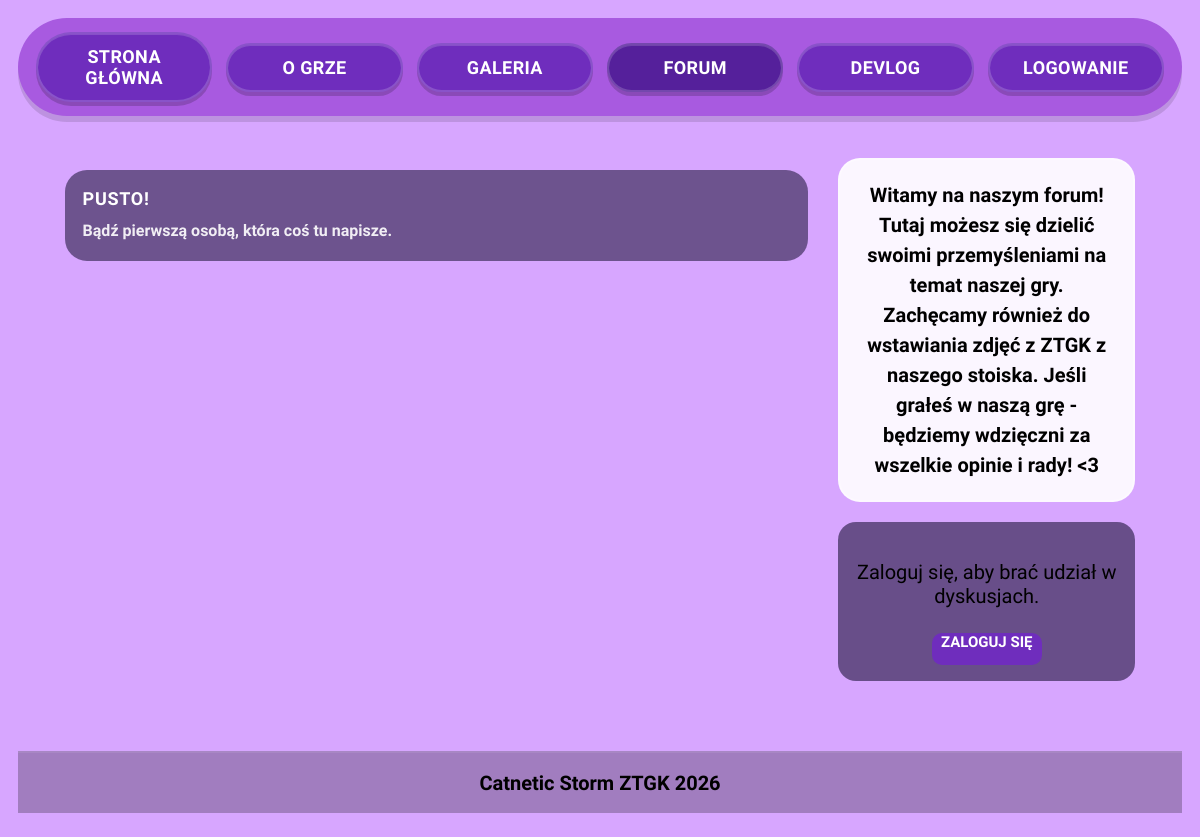
The app's page /forum.php, older data.
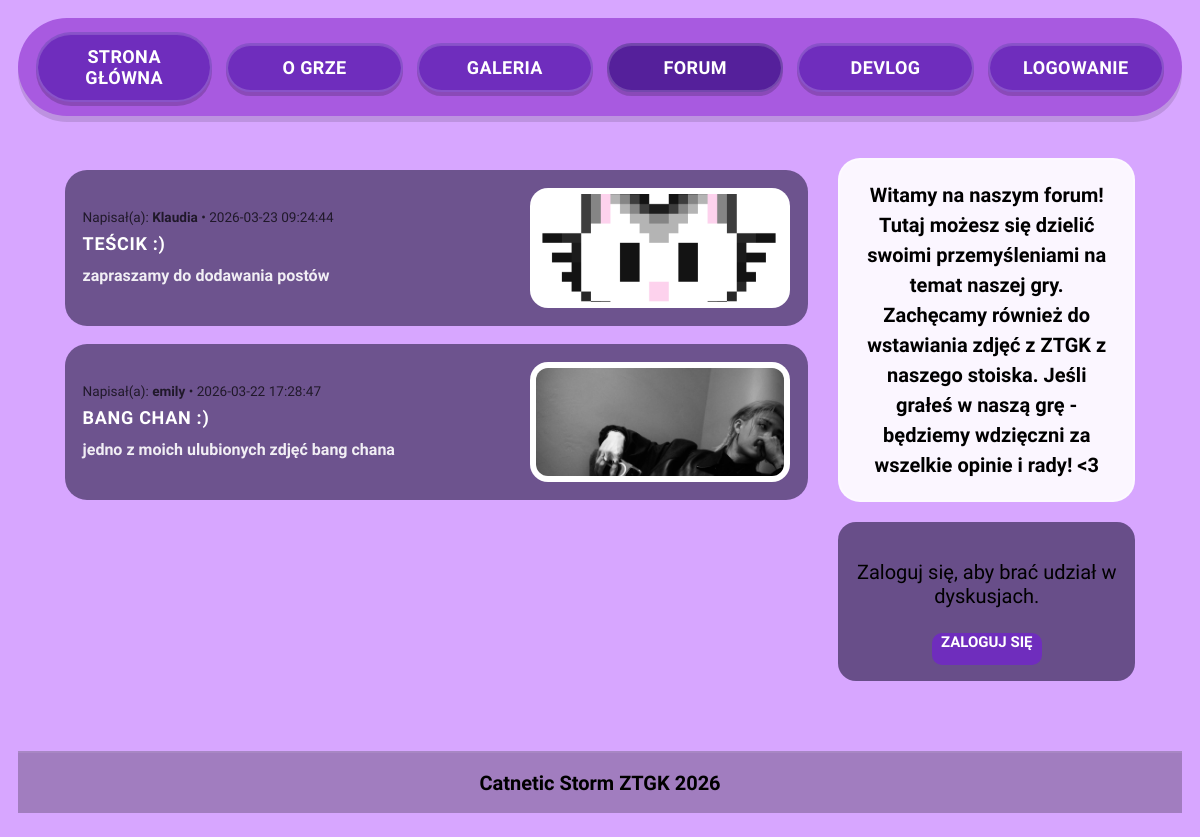
The same page, newer data.
### tables this page shows
CREATE TABLE `forum_posts` (
  `post_id` int(11) NOT NULL,
  `user_id` int(11) NOT NULL,
  `title` varchar(255) NOT NULL,
  `content` text NOT NULL,
  `media_path` varchar(255) DEFAULT NULL,
  `media_type` enum('image','video','none') DEFAULT 'none',
  `created_at` datetime DEFAULT current_timestamp()
);

CREATE TABLE `users` (
  `user_id` int(11) NOT NULL,
  `username` varchar(50) NOT NULL,
  `password` varchar(255) NOT NULL,
  `role` enum('admin','user') NOT NULL DEFAULT 'user',
  `created_at` timestamp NOT NULL DEFAULT current_timestamp()
);

### forum.php (the view, shortened to what this page needs)
<?php
$active = 'forum';
require __DIR__ . '/includes/db.php';
$errors = [];
$stmt = $pdo->query("
    SELECT f.post_id, f.title, f.content, f.media_path, f.media_type, f.created_at, u.username
    FROM forum_posts f
    JOIN users u ON f.user_id = u.user_id
    ORDER BY f.created_at DESC
");
$posts = $stmt->fetchAll();
$userPostCount = 0;
?>
<!DOCTYPE html>
<html lang="pl">
<head>
    <?php include __DIR__ . '/includes/head.php'; ?>
</head>
<body>
<?php include __DIR__ . '/includes/header.php'; ?>
<main class="forum-main-wrapper">
    <div class="forum-grid">
        <div class="forum-main">
            <section id="forum-list" class="devlog">
                <?php if (!$posts): ?>
                    <article class="post-card" tabindex="0">
                        <div class="post-left">
                            <h2 class="post-title">PUSTO!</h2>
                            <p class="post-body">Bądź pierwszą osobą, która coś tu napisze.</p>
                        </div>
                    </article>
                <?php endif; ?>
                <?php foreach ($posts as $p): ?>
                    <?php
                    $id = (int)$p['post_id'];
                    $title = (string)$p['title'];
                    $body = (string)$p['content'];
                    $media = (string)$p['media_path'];
                    $type = (string)$p['media_type'];
                    $author = (string)$p['username'];
                    $date = (string)$p['created_at'];
                    ?>
                    <article class="post-card forum-item" tabindex="0"
                             data-post-id="<?= $id ?>"
                             data-title="<?= htmlspecialchars($title) ?>"
                             data-body="<?= htmlspecialchars($body) ?>"
                             data-media="<?= htmlspecialchars($media) ?>"
                             data-type="<?= htmlspecialchars($type) ?>"
                             data-meta="<?= htmlspecialchars($author . ' • ' . $date) ?>"
                    >
                        <div class="post-left">
                            <span class="forum-meta">Napisał(a): <strong><?= htmlspecialchars($author) ?></strong> • <?= htmlspecialchars($date) ?></span>
                            <h2 class="post-title"><?= htmlspecialchars($title) ?></h2>
                            <p class="post-body">
                                <?= nl2br(htmlspecialchars($body)) ?>
                            </p>
                        </div>
                        <div class="post-right">
                            <?php if ($type === 'image' && trim($media) !== ''): ?>
                                <img class="post-img" src="<?= htmlspecialchars($media) ?>" alt="Załącznik" loading="lazy" />
                            <?php elseif ($type === 'video' && trim($media) !== ''): ?>
                                <video class="forum-media-video" loading="lazy">
                                    <source src="<?= htmlspecialchars($media) ?>" type="video/mp4">
                                </video>
                            <?php endif; ?>
                        </div>
                    </article>
                <?php endforeach; ?>
            </section>
        </div>
        <aside class="forum-sidebar">
            <div class="welcome-box">
                <p class="welcome-text">
                    Witamy na naszym forum! Tutaj możesz się dzielić swoimi przemyśleniami na temat naszej gry. Zachęcamy również do wstawiania zdjęć z ZTGK z naszego stoiska. Jeśli grałeś w naszą grę - będziemy wdzięczni za wszelkie opinie i rady! &lt;3
                </p>
            </div>
            <?php if (isset($_SESSION['user_id'])): ?>
                <form class="auth-card" action="forum.php" method="POST" enctype="multipart/form-data" style="margin-bottom: 20px; width: 100%; max-width: none;">
                    <div class="auth-header" style="font-size: 1.1rem;">DODAJ POST</div>
                    <?php if (!empty($errors['general'])): ?><div class="auth-error" style="display:block; margin-bottom: 10px;"><?= htmlspecialchars($errors['general']) ?></div><?php endif; ?>
                    <div class="auth-field <?= isset($errors['title']) ? 'has-error' : '' ?>">
                        <input class="auth-input" name="title" type="text" placeholder="TYTUŁ POSTA" required />
                        <div class="auth-error"><?= htmlspecialchars($errors['title'] ?? '') ?></div>
                    </div>
                    <div class="auth-field <?= isset($errors['content']) ? 'has-error' : '' ?>">
                        <textarea class="auth-input" name="content" placeholder="Treść..." rows="8" style="resize:vertical; min-height: 150px;" required></textarea>
                        <div class="auth-error"><?= htmlspecialchars($errors['content'] ?? '') ?></div>
                    </div>
                    <div class="auth-field <?= isset($errors['media']) ? 'has-error' : '' ?>">
                        <label class="auth-label" for="postMedia" style="font-size:0.75rem;">ZDJĘCIE / WIDEO (OPCJ.)</label>
                        <input type="file" id="postMedia" name="media" accept="image/*,video/mp4,video/webm" style="color: #fff; margin-top: 5px; font-family: inherit; width: 100%; font-size: 0.8rem;" />
                        <div class="auth-error"><?= htmlspecialchars($errors['media'] ?? '') ?></div>
                    </div>
                    <div class="auth-actions" style="margin-top: 10px;">
                        <button class="auth-btn" type="submit">OPUBLIKUJ</button>
                    </div>
                </form>
                <div class="sidebar-box post-stats" style="padding: 0;">
                    <a href="forum_manage.php" class="post-stats-link" style="padding: 20px;" title="Kliknij, aby zarządzać">
                        Liczba Twoich postów:
                        <span class="post-stats-number"><?= $userPostCount ?></span>
                        <span style="font-size: 0.8rem; color: #d8b4fe; text-decoration: underline; margin-top: 5px; display: block;">Zarządzaj swoimi postami</span>
                    </a>
                </div>
            <?php else: ?>
                <div class="auth-card" style="text-align: center; width: 100%; max-width: none;">
                    <p>Zaloguj się, aby brać udział w dyskusjach.</p>
                    <a class="auth-btn auth-btn--link" href="login.php" style="display:inline-block; margin-top:10px;">ZALOGUJ SIĘ</a>
                </div>
            <?php endif; ?>
        </aside>
    </div>
</main>
<?php include __DIR__ . '/includes/footer.php'; ?>
</body>
</html>

### includes/head.php (shortened to what this page needs)
<link rel="stylesheet" href="/nti/css/style.css">

### includes/header.php (shortened to what this page needs)
<?php
  $active = $active ?? '';
  function navClass(string $key, string $active): string {
    return $key === $active ? 'is-active' : '';
  }
  $BASE = '/nti/';
?>
<header>
  <nav class="menu" aria-label="Menu główne">
    <a class="<?= navClass('home', $active) ?>" href="<?= $BASE ?>index.php">STRONA GŁÓWNA</a>
    <a class="<?= navClass('about', $active) ?>" href="<?= $BASE ?>about.php">O GRZE</a>
    <a class="<?= navClass('gallery', $active) ?>" href="<?= $BASE ?>gallery.php">GALERIA</a>
      <a class="<?= navClass('forum', $active) ?>" href="<?= $BASE ?>forum.php">FORUM</a>
    <a class="<?= navClass('devlog', $active) ?>" href="<?= $BASE ?>devlog.php">DEVLOG</a>
    <?php if (!empty($_SESSION['user_id'])): ?>
      <a href="<?= $BASE ?>logout.php">WYLOGUJ (<?= htmlspecialchars($_SESSION['username'] ?? 'konto') ?>)</a>
    <?php else: ?>
      <a class="<?= navClass('login', $active) ?>" href="<?= $BASE ?>login.php">LOGOWANIE</a>
    <?php endif; ?>
  </nav>
</header>

### includes/footer.php (shortened to what this page needs)
<footer class="site-footer" aria-label="Stopka">
  <div class="site-footer__inner">
    <div class="site-footer__left">
      <strong>Catnetic Storm ZTGK 2026</strong>
    </div>
  </div>
</footer>

### css/style.css (style rules this page uses)
:root { --bg: #d7a6ff; --menu-bg: #a85ae0; --pill: #6f2dbd; --pill-hover: #5c22a6; --pill-active: #55209b; --frame-bg: #b47ee0; --frame-border: #5a2aa4; }
* { box-sizing: border-box; font-family: inherit; }
body { margin: 0; font-family: 'Pixelify Sans', sans-serif; font-size: 20px; background: var(--bg); padding: 18px 18px 24px; display: flex; flex-direction: column; min-height: 100vh; }
header { width: 100%; display: flex; justify-content: center; padding: 0 0 12px; }
.menu { width: 100%; display: flex; gap: 14px; align-items: center; background: var(--menu-bg); padding: 14px 18px; border-radius: 999px; box-shadow: 0 6px 0 rgba(0,0,0,.12); }
.menu a { flex: 1; text-align: center; text-decoration: none; color: #fff; background: var(--pill); padding: 12px 14px; border-radius: 999px; font-weight: 800; letter-spacing: .4px; text-transform: uppercase; font-size: 18px; border: 2px solid rgba(255,255,255,.18); box-shadow: 0 4px 0 rgba(0,0,0,.18), inset 0 1px 0 rgba(255,255,255,.16); transition: filter .15s ease, transform .08s ease, background .15s ease; }
.menu a.is-active { background: var(--pill-active); }
main { width: 100%; display: flex; justify-content: center; padding: 0; flex: 1; }
.devlog { width: 100%; display: flex; flex-direction: column; gap: 18px; padding-top: 12px; }
.post-card { width: 100%; background: rgba(74, 55, 104, .75); border-radius: 22px; padding: 18px; display: grid; grid-template-columns: 1fr 260px; gap: 16px; align-items: center; cursor: pointer; }
.post-title { margin: 0 0 10px; color: #fff; font-weight: 900; letter-spacing: .7px; font-size: 18px; text-transform: uppercase; }
.post-body { margin: 0; color: rgba(255,255,255,.9); font-size: 16px; font-weight: 700; line-height: 1.5; white-space: normal; }
.post-right { display: flex; justify-content: flex-end; }
.post-img { width: 100%; height: 120px; border-radius: 18px; background: #fff; object-fit: cover; display: block; border: 6px solid rgba(255,255,255,.95); }
.auth-card { width: min(520px, 92vw); background: rgba(74, 55, 104, .78); border-radius: 18px; padding: 18px 18px 16px; }
.auth-btn { display: inline-flex; align-items: center; justify-content: center; width: 110px; height: 32px; background: #6f2dbd; color: #fff; border: 0; border-radius: 10px; font-family: 'Pixelify Sans', sans-serif; font-weight: 900; text-transform: uppercase; font-size: 15px; cursor: pointer; text-decoration: none; }
.auth-btn--link { margin-top: 0 !important; }
.site-footer { margin-top: 40px; padding: 18px 16px; border-top: 2px solid rgba(255,255,255,.08); background: rgba(0,0,0,.25); }
.site-footer__inner { max-width: 1100px; margin: 0 auto; display:flex; align-items:center; justify-content: center; gap: 12px; }
.forum-main-wrapper { max-width: 100% !important; width: 100% !important; padding: 0 !important; }
.forum-main .devlog { max-width: 100% !important; width: 100% !important; margin: 0 !important; }
.forum-grid { display: grid; grid-template-columns: 5fr 2fr; gap: 30px; width: 92%; max-width: 1600px; margin: 30px auto; box-sizing: border-box; align-items: start; }
.forum-sidebar { position: sticky; top: 20px; }
.welcome-box { background: rgba(255, 255, 255, 0.9); border: 2px solid rgba(255, 255, 255, 0.3); border-radius: 22px; padding: 20px; margin-bottom: 20px; }
.welcome-text { font-size: 1.25rem; line-height: 1.5; color: #000; font-weight: 800; text-align: center; margin: 0; }
.forum-meta { font-size: 0.85rem; opacity: 0.7; margin-bottom: 8px; display: block; font-weight: normal; }

Row changes from the older to the newer data that the page shows:
added forum_posts: user.username "Klaudia", created_at "2026-03-23 09:24:44", title "TEŚCIK :)", content "zapraszamy do dodawania postów", media_path (picture)
added forum_posts: user.username "emily", created_at "2026-03-22 17:28:47", title "BANG CHAN :)", content "jedno z moich ulubionych zdjęć bang chana", media_path (picture)
Text that changed along with them:
text no longer shown: "PUSTO! Bądź pierwszą osobą, która coś tu napisze."
